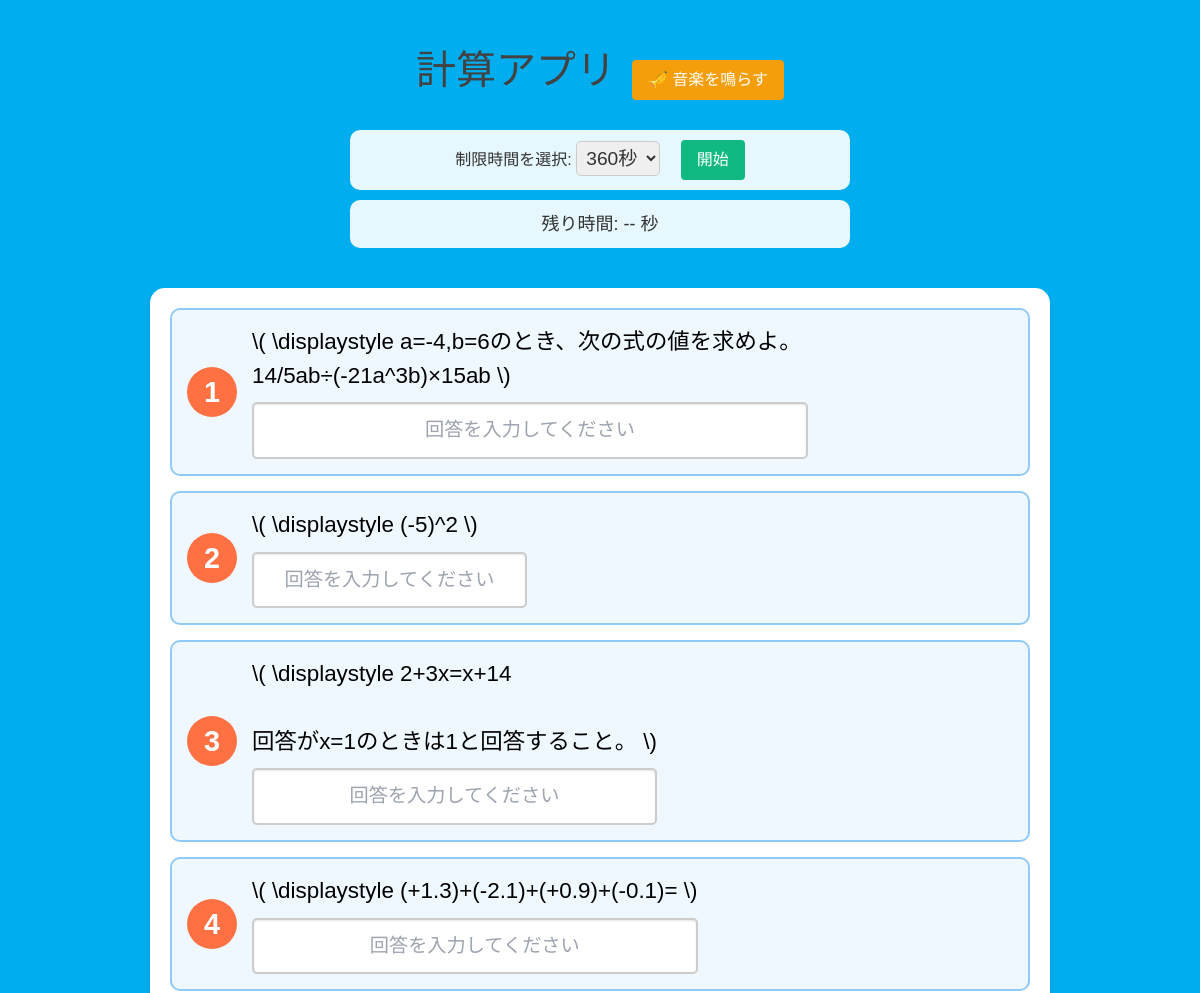
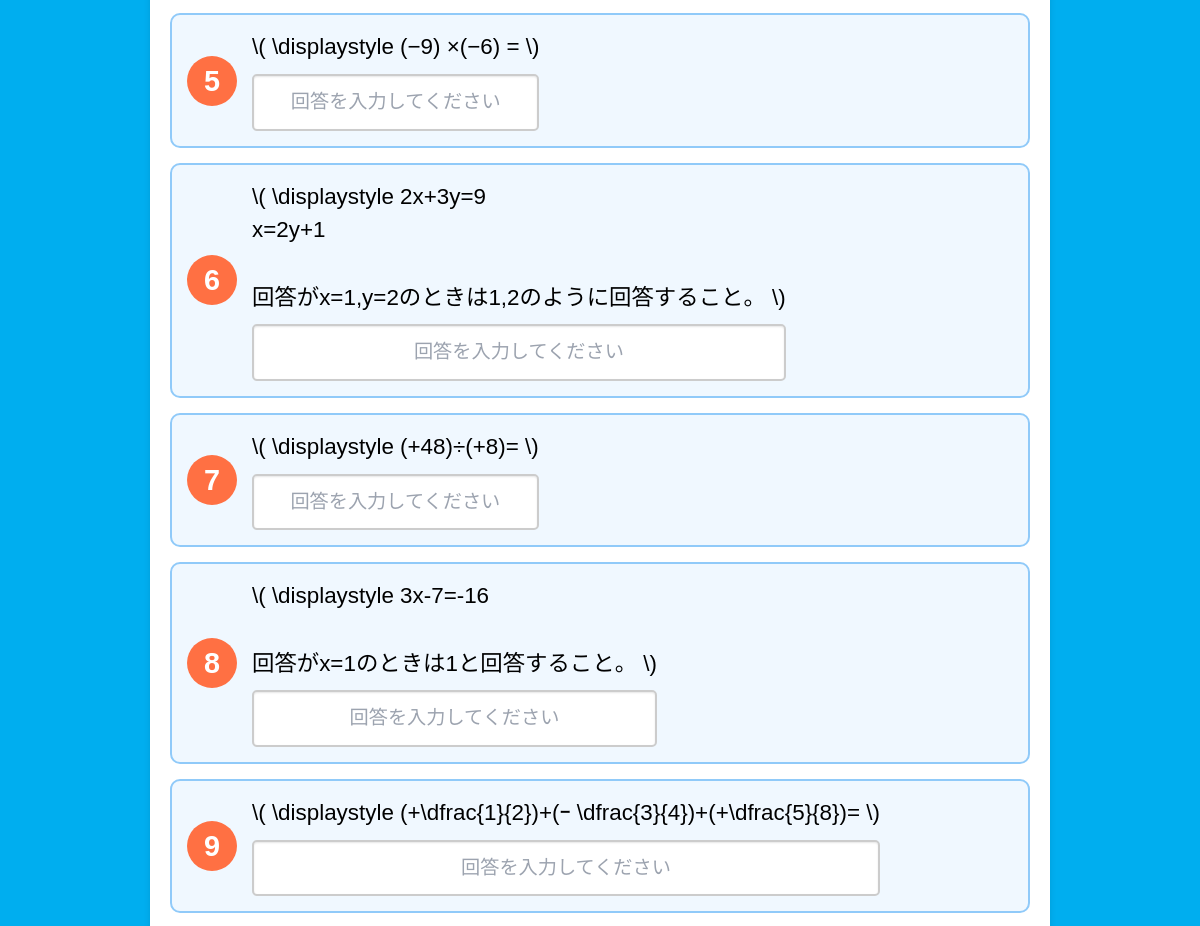
/quiz/ (upper part), run on an earlier commit of the app's database (2 pictures, top to bottom).
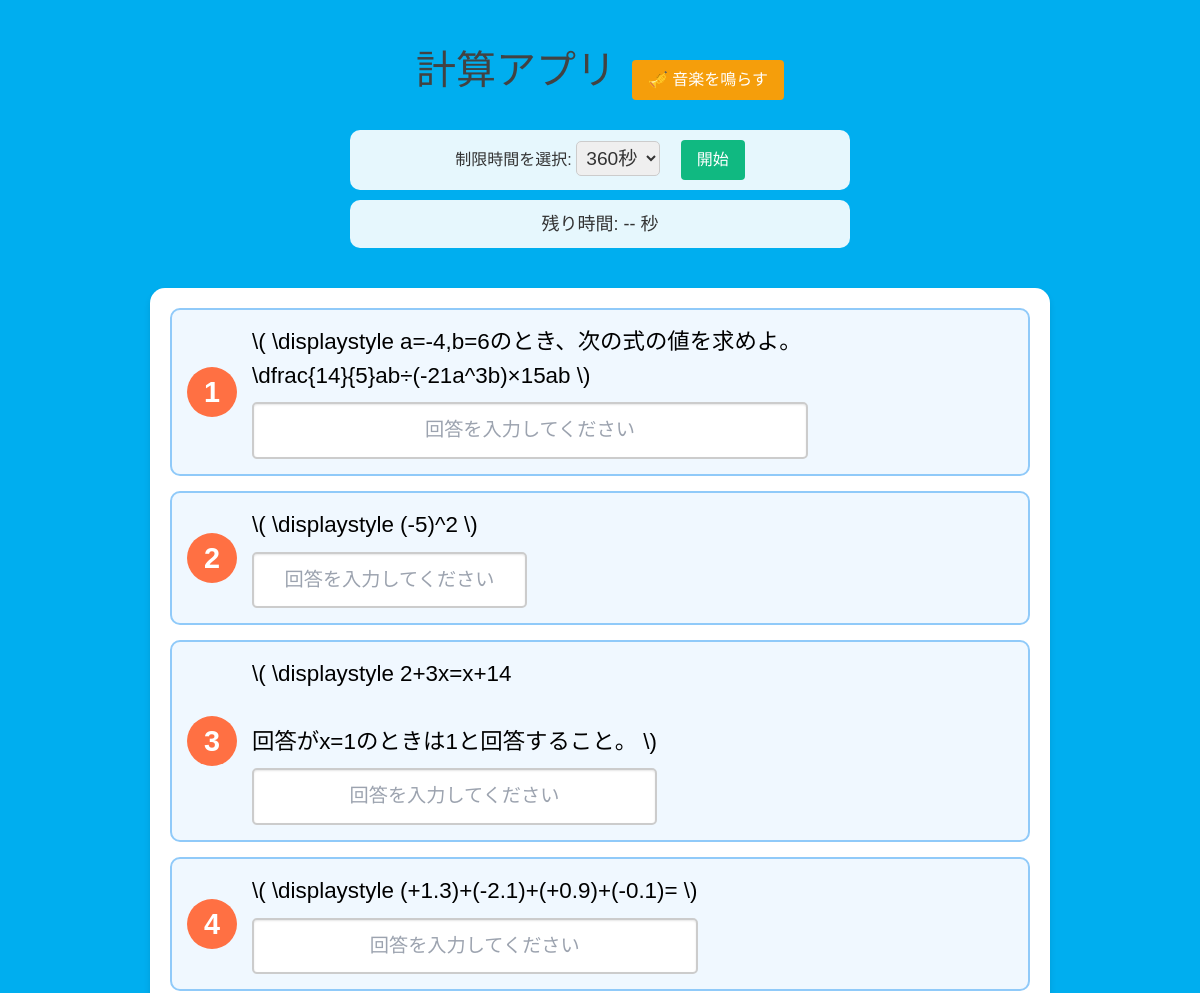
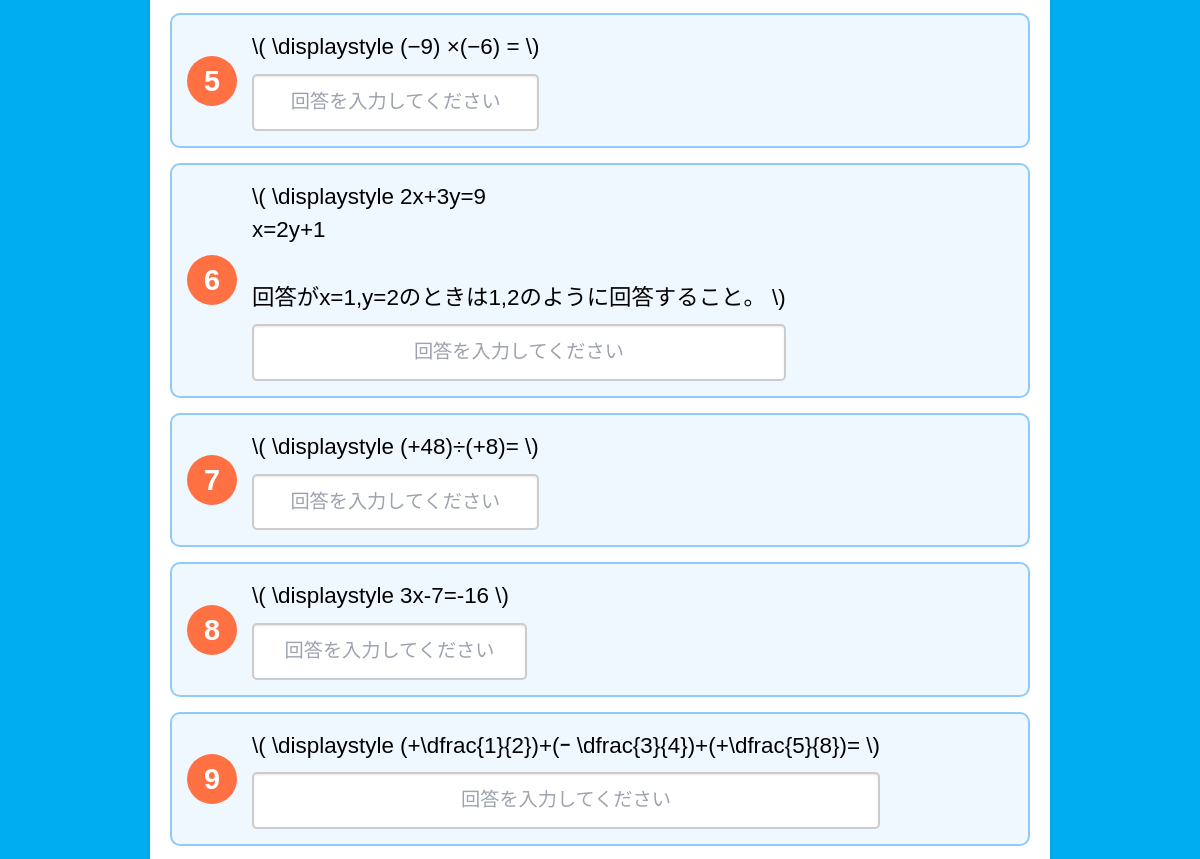
And on a later commit of the database (2 pictures, top to bottom).
### mathquiz/models.py (models this page shows, shortened)
class Question(models.Model):
    text = models.TextField(
        verbose_name="問題文",
        help_text="MathJaxを用いた数式を使用できます。"
    )
    correct_answer = models.TextField(
        verbose_name="正答",
        help_text="複数の正答をカンマ区切りで入力できます（例: √2, 1/2, ∞）。"
    )
    explanation = models.TextField(
        verbose_name="解説",
        blank=True,
        help_text="解説を文章、数式、画像リンク、または埋め込み動画として記述できます。"
    )
    algebra_expression = models.TextField(
        verbose_name="数式表現",
        blank=True,
        null=True,  # NULL値を許可
        help_text="問題に関連する数式を記述します（例: Σ, √, lim）。"
    )
    root_value = models.TextField(
        verbose_name="解の値",
        blank=True,
        help_text="複数解がある場合はカンマ区切りで入力します（例: 1, -1, √2）。"
    )
    category = models.ForeignKey(
        Category,
        verbose_name="カテゴリ",
        on_delete=models.CASCADE,
        help_text="この問題が属するカテゴリを選択してください。"
    )
    class Meta:
        verbose_name = "登録した問題"
        verbose_name_plural = "登録した問題"

### mathquiz/views.py (the view)
# urls.py: path('quiz/', views.quiz_view, name='quiz'),  # 問題画面を表示するURL
def quiz_view(request):
    if request.method == 'GET':  # GETリクエストの場合
        questions = list(Question.objects.all())  # データベースからすべての問題を取得
        num_questions = 10  # 出題する問題数
        selected_questions = random.sample(questions, min(num_questions, len(questions)))  # ランダムに10問選択
        return render(request, 'mathquiz/quiz.html', {'questions': selected_questions})
    return redirect('quiz')

### mathquiz/templates/mathquiz/quiz.html (shortened to what this page needs)
{% load static %}
<!DOCTYPE html>
<html lang="ja">
<head>
    <link rel="stylesheet" href="https://cdn.jsdelivr.net/npm/tailwindcss@2.2.19/dist/tailwind.min.css">
</head>
<body>
    <div class="flex justify-center items-center mt-10">
        <h1>計算アプリ</h1>
        <button onclick="playMusic()" class="ml-4 bg-yellow-500 text-white px-4 py-2 rounded hover:bg-yellow-600">🎺 音楽を鳴らす</button>
    </div>
    <div class="timer-container">
        <label for="timer-select" class="timer-label">制限時間を選択:</label>
        <select id="timer-select">
            <option value="360">360秒</option>
        </select>
        <button onclick="startTimer()" class="ml-4 bg-green-500 text-white px-4 py-2 rounded hover:bg-green-600">開始</button>
    </div>
    <div id="timer" class="text-center text-lg mt-4">残り時間: -- 秒</div>
    <div class="quiz-container">
        <form id="quiz-form" method="post" action="/result/">
            {% for question in questions %}
                <div class="question-container">
                    <span class="question-number">{{ forloop.counter }}</span>
                    <div>
                        <p class="question-text">\( \displaystyle {{ question.text }} \)</p>
                        <input type="text" id="answer_{{ forloop.counter0 }}" name="answer_{{ forloop.counter0 }}"
                               class="answer-input" placeholder="回答を入力してください">
                    </div>
                </div>
            {% endfor %}
        </form>
    </div>
</body>
</html>

### mathquiz/templates/mathquiz/quiz.html (style rules this page uses)
body { background: linear-gradient(to right, #00AEEF, #00AEEF) no-repeat, #f5f5f5; background-size: 100vw 100%; font-family: 'Noto Sans JP', sans-serif; }
.quiz-container { background-color: #ffffff; padding: 20px; border-radius: 15px; box-shadow: 0 4px 6px rgba(0, 0, 0, 0.1); max-width: 900px; margin: 40px auto; text-align: center; }
.question-container { display: flex; align-items: center; margin-bottom: 15px; background-color: #f0f8ff; border-radius: 10px; padding: 15px; text-align: left; border: 2px solid #90caf9; }
.question-number { display: inline-block; font-size: 1.8rem; font-weight: bold; color: white; background-color: #ff7043; width: 50px; height: 50px; line-height: 50px; text-align: center; border-radius: 50%; margin-right: 15px; }
.question-text { font-size: 1.4rem; white-space: pre-wrap; }
.answer-input { width: 100%; padding: 12px; border: 2px solid #ccc; border-radius: 5px; text-align: center; font-size: 1.2rem; box-shadow: inset 0 1px 2px rgba(0, 0, 0, 0.1); margin-top: 10px; }
.timer-container, #timer { color: #333; background-color: rgba(255, 255, 255, 0.9); padding: 10px; border-radius: 10px; max-width: 500px; margin: 10px auto; text-align: center; }
select { padding: 5px; font-size: 1.2rem; border: 1px solid #ccc; border-radius: 5px; }
h1 { font-size: 2.5rem; color: #424242; margin-bottom: 20px; }

What changed in the data, as far as the page shows it:
changed Question: text "a=-4,b=6のとき、次の式の値を求めよ。 14/5ab÷(-21a^3b)×15ab" → "a=-4,b=6のとき、次の式の値を求めよ。 \\dfrac{14}{5}ab÷(-21a^3b)×15ab"
changed Question (number 8 of 9 on the later page): text "3x-7=-16 回答がx=1のときは1と回答すること。" → "3x-7=-16"
